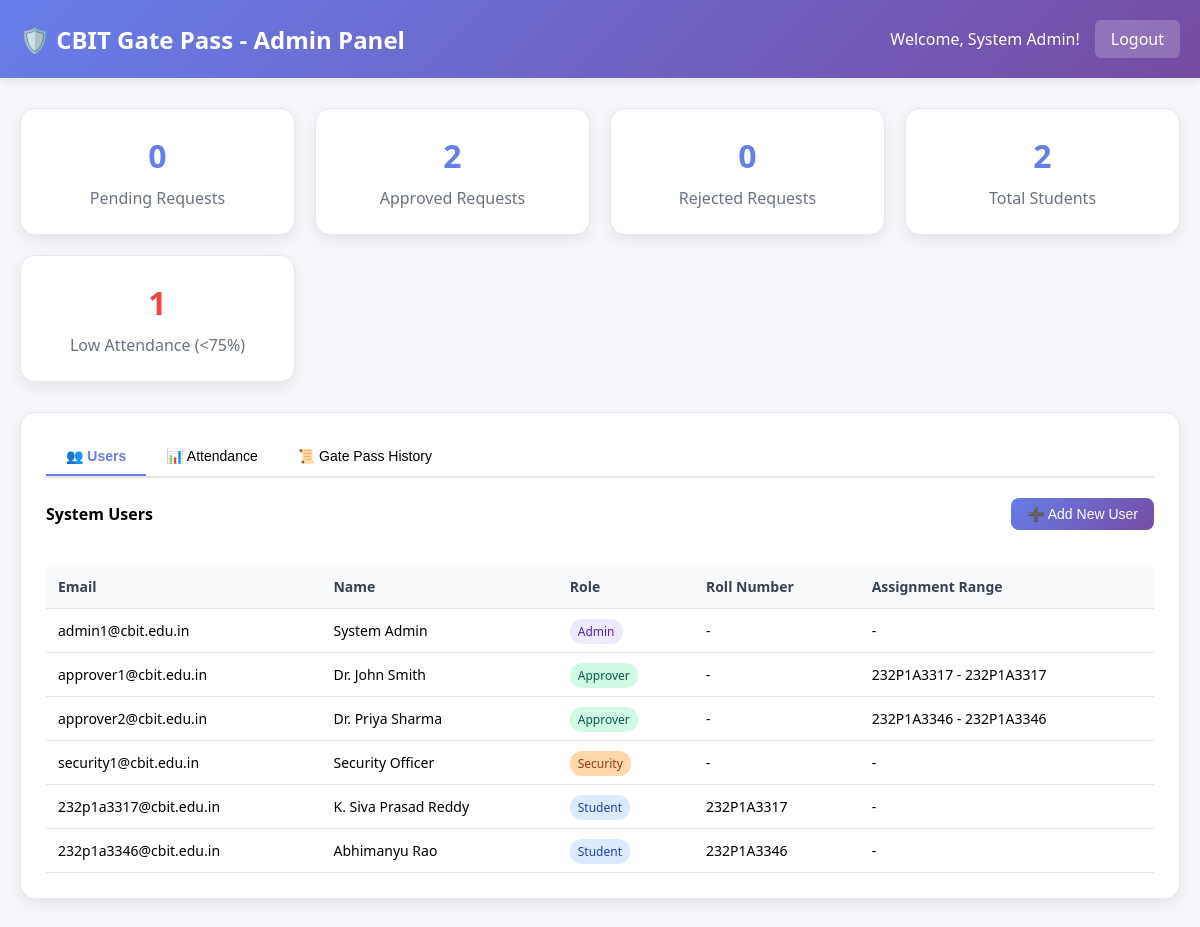
The app's page /admin/dashboard (signed in) with its own data.
### tables this page shows
CREATE TABLE users (
            id INTEGER PRIMARY KEY AUTOINCREMENT,
            email TEXT UNIQUE NOT NULL,
            password TEXT NOT NULL,
            role TEXT NOT NULL,
            name TEXT,
            roll_number TEXT,
            branch TEXT,
            year INTEGER,
            student_phone TEXT,
            parent_name TEXT,
            parent_phone TEXT,
            profile_image TEXT,
            assigned_range_start TEXT,
            assigned_range_end TEXT,
            created_at TIMESTAMP DEFAULT CURRENT_TIMESTAMP
        );

### app.py (the view)
@app.route('/admin/dashboard')
@login_required
@role_required('admin')
def admin_dashboard():
    try:
        conn = sqlite3.connect('gate_pass.db')
        c = conn.cursor()
        c.execute('SELECT COUNT(*) FROM gate_passes WHERE status = "pending"')
        pending_count = (c.fetchone() or [0])[0]
        c.execute('SELECT COUNT(*) FROM gate_passes WHERE status = "approved"')
        approved_count = (c.fetchone() or [0])[0]
        c.execute('SELECT COUNT(*) FROM gate_passes WHERE status = "rejected"')
        rejected_count = (c.fetchone() or [0])[0]
        c.execute('SELECT COUNT(*) FROM users WHERE role = "student"')
        student_count = (c.fetchone() or [0])[0]
        c.execute('SELECT COUNT(*) FROM attendance WHERE percentage < 75')
        low_attendance_count = (c.fetchone() or [0])[0]
        c.execute('''SELECT id, email, role, name, roll_number,
                            assigned_range_start, assigned_range_end
                     FROM users ORDER BY role, email''')
        users = c.fetchall()
        c.execute('''SELECT id, student_name, roll_number, reason, status, approver_email,
                            security_action, created_at, exit_marked_at, return_marked_at
                     FROM gate_passes ORDER BY created_at DESC''')
        gate_pass_history = c.fetchall()
        c.execute('''SELECT u.roll_number, u.name, COALESCE(a.percentage, 0) as attendance,
                            a.last_updated
                     FROM users u
                     LEFT JOIN attendance a ON u.roll_number = a.roll_number
                     WHERE u.role = "student" ORDER BY u.roll_number''')
        attendance_data = c.fetchall()
        conn.close()
        try:
            return render_template('admin_dashboard.html',
                                 pending_count=pending_count,
                                 approved_count=approved_count,
                                 rejected_count=rejected_count,
                                 student_count=student_count,
                                 low_attendance_count=low_attendance_count,
                                 users=users,
                                 gate_pass_history=gate_pass_history,
                                 attendance_data=attendance_data)
        except jinja2.exceptions.TemplateSyntaxError as e:
            trace = traceback.format_exc()
            logger.error(f'Admin dashboard TemplateSyntaxError: {e}')
            return render_template('error.html', error=str(e), trace=trace)
    except Exception as e:
        trace = traceback.format_exc()
        logger.error(f'Admin dashboard error: {e}')
        return render_template('error.html', error=str(e), trace=trace)

### app.py (called while the page is built)
def login_required(f):
    @wraps(f)
    def decorated_function(*args, **kwargs):
        if 'user_id' not in session:
            return redirect(url_for('login'))
        return f(*args, **kwargs)
    return decorated_function

def role_required(role):
    def decorator(f):
        @wraps(f)
        def decorated_function(*args, **kwargs):
            if 'user_role' not in session or session['user_role'] != role:
                flash('Access denied. Insufficient permissions.', 'error')
                return redirect(url_for('login'))
            return f(*args, **kwargs)
        return decorated_function
    return decorator

@app.template_global()
def get_user_name():
    return session.get('user_name', '')

### templates/admin_dashboard.html (shortened to what this page needs)
<!DOCTYPE html>
<html lang="en">
<head>
</head>
<body>
    <div class="header">
        <div class="header-content">
            <h1>🛡️ CBIT Gate Pass - Admin Panel</h1>
            <div class="user-info">
                <span>Welcome, {{ get_user_name() }}!</span>
                <a href="{{ url_for('logout') }}" class="logout-btn">Logout</a>
            </div>
        </div>
    </div>
    <div class="main-content">
        <div class="stats-grid">
            <div class="stat-card">
                <h3>{{ pending_count }}</h3>
                <p>Pending Requests</p>
            </div>
            <div class="stat-card">
                <h3>{{ approved_count }}</h3>
                <p>Approved Requests</p>
            </div>
            <div class="stat-card">
                <h3>{{ rejected_count }}</h3>
                <p>Rejected Requests</p>
            </div>
            <div class="stat-card">
                <h3>{{ student_count }}</h3>
                <p>Total Students</p>
            </div>
            <div class="stat-card warning">
                <h3>{{ low_attendance_count }}</h3>
                <p>Low Attendance (&lt;75%)</p>
            </div>
        </div>
        <div class="card">
            <div class="tabs">
                <button class="tab active" onclick="switchTab('users')">👥 Users</button>
                <button class="tab" onclick="switchTab('attendance')">📊 Attendance</button>
                <button class="tab" onclick="switchTab('history')">📜 Gate Pass History</button>
            </div>
            <div id="users-tab" class="tab-content active">
                <div class="card-header">
                    <h4>System Users</h4>
                    <button onclick="toggleAddUserForm()" class="btn btn-sm">
                        ➕ Add New User
                    </button>
                </div>
                <div style="overflow-x: auto;">
                    <table class="data-table">
                        <thead>
                            <tr>
                                <th>Email</th>
                                <th>Name</th>
                                <th>Role</th>
                                <th>Roll Number</th>
                                <th>Assignment Range</th>
                            </tr>
                        </thead>
                        <tbody>
                            {% for user in users %}
                            <tr>
                                <td>{{ user[1] }}</td>
                                <td>{{ user[3] or '-' }}</td>
                                <td><span class="role-badge role-{{ user[2] }}">{{ user[2] }}</span></td>
                                <td>{{ user[4] or '-' }}</td>
                                <td>
                                    {% if user[5] and user[6] %}
                                        {{ user[5] }} - {{ user[6] }}
                                    {% else %}
                                        -
                                    {% endif %}
                                </td>
                            </tr>
                            {% endfor %}
                        </tbody>
                    </table>
                </div>
            </div>
        </div>
    </div>
</body>
</html>

### templates/admin_dashboard.html (style rules this page uses)
* { margin: 0; padding: 0; box-sizing: border-box; }
body { font-family: 'Segoe UI', Tahoma, Geneva, Verdana, sans-serif; background: #f5f7fa; min-height: 100vh; }
.header { background: linear-gradient(135deg, #667eea 0%, #764ba2 100%); color: white; padding: 20px 0; box-shadow: 0 2px 10px rgba(0, 0, 0, 0.1); }
.header-content { max-width: 1400px; margin: 0 auto; padding: 0 20px; display: flex; justify-content: space-between; align-items: center; }
.header h1 { font-size: 24px; }
.user-info { display: flex; align-items: center; gap: 15px; }
.logout-btn { padding: 8px 16px; background: rgba(255, 255, 255, 0.2); color: white; text-decoration: none; border-radius: 6px; transition: background 0.3s; }
.main-content { max-width: 1400px; margin: 30px auto; padding: 0 20px; }
.stats-grid { display: grid; grid-template-columns: repeat(auto-fit, minmax(250px, 1fr)); gap: 20px; margin-bottom: 30px; }
.stat-card { background: white; border-radius: 15px; padding: 25px; box-shadow: 0 5px 15px rgba(0, 0, 0, 0.08); border: 1px solid #e5e7eb; text-align: center; }
.stat-card h3 { color: #667eea; font-size: 32px; margin-bottom: 10px; }
.stat-card p { color: #6b7280; font-size: 16px; font-weight: 500; }
.stat-card.warning h3 { color: #ef4444; }
.card { background: white; border-radius: 15px; padding: 25px; box-shadow: 0 5px 15px rgba(0, 0, 0, 0.08); border: 1px solid #e5e7eb; margin-bottom: 30px; }
.card-header { display: flex; justify-content: space-between; align-items: center; margin-bottom: 20px; }
.card-header h4 { border: none; padding: 0; margin: 0; }
.tabs { display: flex; border-bottom: 2px solid #e5e7eb; margin-bottom: 20px; }
.tab { padding: 10px 20px; cursor: pointer; border-bottom: 2px solid transparent; transition: all 0.3s; background: none; border-top: none; border-left: none; border-right: none; font-size: 14px; }
.tab.active { border-bottom-color: #667eea; color: #667eea; font-weight: 600; }
.tab-content { display: none; }
.tab-content.active { display: block; }
.data-table { width: 100%; border-collapse: collapse; margin-top: 15px; }
.data-table th, .data-table td { padding: 12px; text-align: left; border-bottom: 1px solid #e5e7eb; }
.data-table th { background: #f9fafb; color: #374151; font-weight: 600; font-size: 14px; }
.data-table td { font-size: 14px; }
.role-badge { padding: 4px 8px; border-radius: 12px; font-size: 12px; font-weight: 500; text-transform: capitalize; }
.role-student { background: #dbeafe; color: #1e40af; }
.role-approver { background: #d1fae5; color: #065f46; }
.role-security { background: #fed7aa; color: #9a3412; }
.role-admin { background: #ede9fe; color: #5b21b6; }
.btn { padding: 10px 20px; background: linear-gradient(135deg, #667eea 0%, #764ba2 100%); color: white; border: none; border-radius: 8px; cursor: pointer; font-weight: 500; transition: transform 0.2s; text-decoration: none; display: inline-block; }
.btn-sm { padding: 8px 16px; font-size: 14px; }

### records on screen
users: name "System Admin", email "admin1@cbit.edu.in", role "Admin", user "-"
users: email "approver1@cbit.edu.in", name "Dr. John Smith", role "Approver", user "-", assigned_range_start "232P1A3317", assigned_range_end "232P1A3317"
users: email "approver2@cbit.edu.in", name "Dr. Priya Sharma", role "Approver", user "-", assigned_range_start "232P1A3346", assigned_range_end "232P1A3346"
users: email "security1@cbit.edu.in", name "Security Officer", role "Security", user "-"
users: email "232p1a3317@cbit.edu.in", name "K. Siva Prasad Reddy", role "Student", roll_number "232P1A3317"
users: email "232p1a3346@cbit.edu.in", name "Abhimanyu Rao", role "Student", roll_number "232P1A3346"

### other values on screen
{{ pending_count }} "0"
{{ approved_count }} "2"
{{ rejected_count }} "0"
{{ student_count }} "2"
{{ low_attendance_count }} "1"
